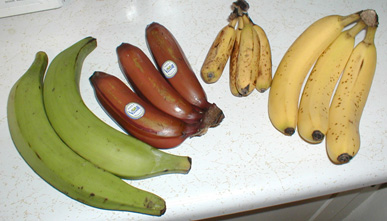
#> input picture Bananavarieties.jpg, 387 x 221 px, given in place of the camera
$ python yuv_decoder.py
#> lines starting #> are read from the running program, lines starting #| are printed output that depends on the picture
import cv2
import numpy as np


def main():
    cap = cv2.VideoCapture(0)
    if not cap.isOpened():
        print("Cannot open webcam")
        return

    print("Press ESC to exit...")

    while True:
        ret, frame = cap.read()
#> frame is the input picture: shape (221, 387, 3); mean B, G, R 142.9, 172.6, 180.3
        if not ret:
            break

        # Many webcams deliver in YUV format internally; simulate converting:
        # Convert BGR -> YUV
        frame_yuv = cv2.cvtColor(frame, cv2.COLOR_BGR2YUV)
#> frame_yuv: shape (221, 387, 3); mean of channels 0, 1, 2 171.5, 114, 135.6

        # Extract channels
        y, u, v = cv2.split(frame_yuv)
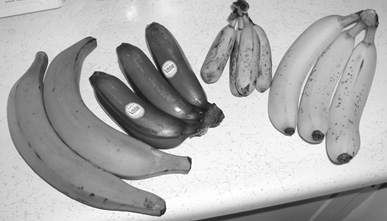
#> y: shape (221, 387); min 15, max 255, mean 171.5
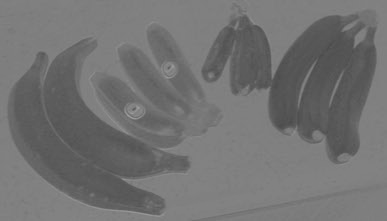
#> u: shape (221, 387); min 74, max 158, mean 114
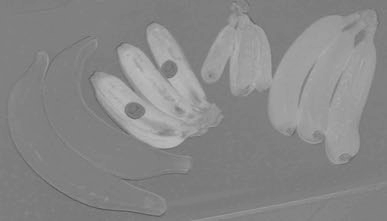
#> v: shape (221, 387); min 88, max 189, mean 135.6

        # Merge back for viewing (optionally adjust scaling)
        y_only = cv2.merge([y, y, y])  # Just brightness
#> y_only: shape (221, 387, 3); mean of channels 0, 1, 2 171.5, 171.5, 171.5
        uv_only = cv2.merge([u, v, np.zeros_like(u)])  # UV components for fun
#> uv_only: shape (221, 387, 3); mean of channels 0, 1, 2 114, 135.6, 0

        # Show everything
        cv2.imshow("Original (BGR)", frame)
        cv2.imshow("Y Channel (Brightness)", y_only)
        cv2.imshow("U-V Components", uv_only)

        if cv2.waitKey(1) & 0xFF == 27:
#> (key Esc is pressed here)
            break

    cap.release()
    cv2.destroyAllWindows()


if __name__ == "__main__":
    main()

$ run again, on gabriel-herter-zIBetXW-WRk-unsplash.jpg
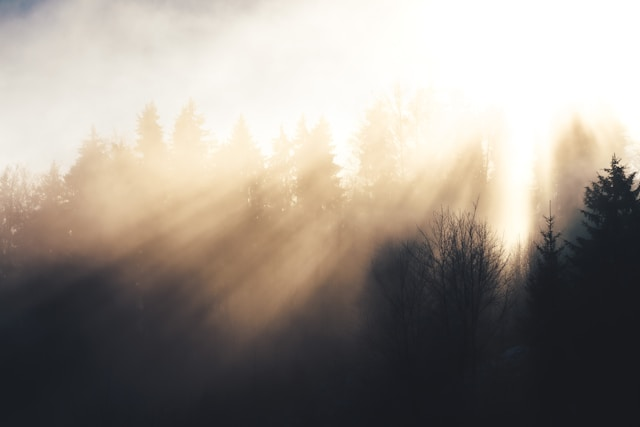
#> input picture gabriel-herter-zIBetXW-WRk-unsplash.jpg, 640 x 427 px, given in place of the camera
#> in main, frame is the input picture: shape (427, 640, 3); mean B, G, R 136.7, 145.1, 153
#> frame_yuv: shape (427, 640, 3); mean of channels 0, 1, 2 146.5, 123.2, 133.8
#> in main, `y, u, v = cv2.split(frame_yuv)`:
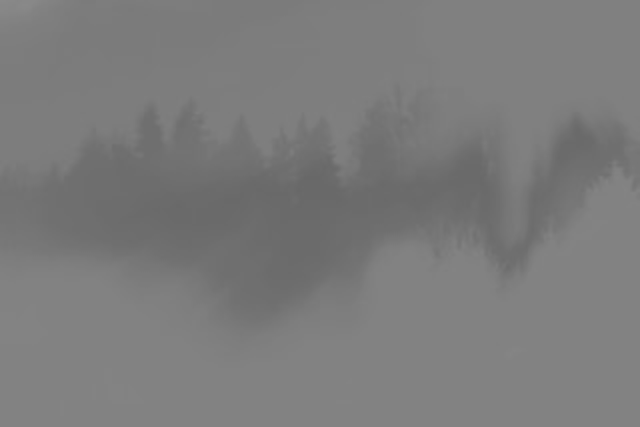
#> u: shape (427, 640); min 104, max 137, mean 123.2
#> in main, `y, u, v = cv2.split(frame_yuv)`:
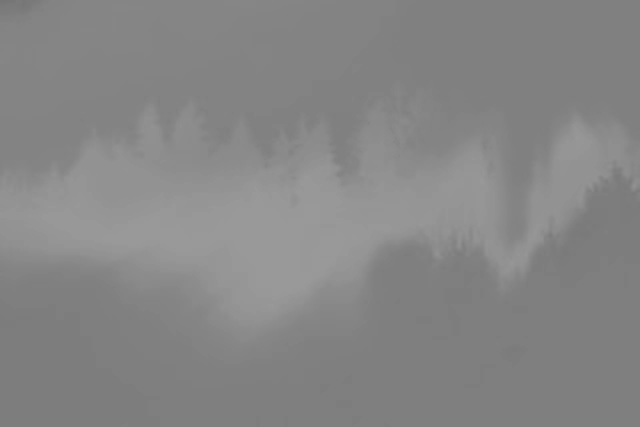
#> v: shape (427, 640); min 117, max 153, mean 133.8
#> y_only: shape (427, 640, 3); mean of channels 0, 1, 2 146.5, 146.5, 146.5
#> uv_only: shape (427, 640, 3); mean of channels 0, 1, 2 123.2, 133.8, 0
